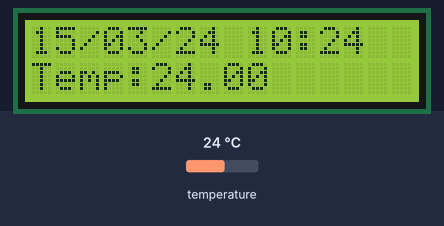
The sketch below on a simulated Arduino Uno, built with avr-gcc and run on an emulated ATmega328P. Parts: 16×2 character LCD. The inputs (shaded band) are chosen by the test bench; at power-on: temperature 24 °C. The local clock reads 2024-03-15 10:24:30 at power-on unless the sketch sets it.

Above: at 1.2 s.
1.3 s: temperature set to 12 °C
At 3.3 s:
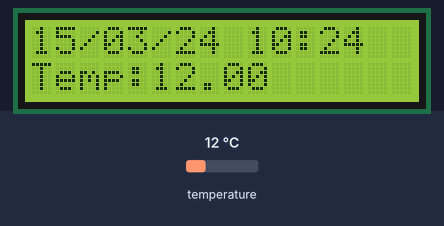
3.6 s: temperature set to 19 °C
At 5.4 s:
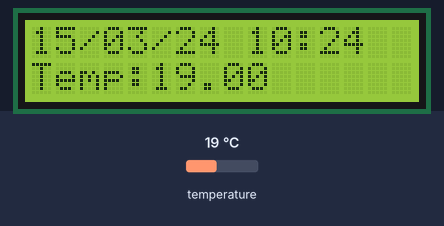
5.7 s: temperature set to 28 °C
At 6.7 s:
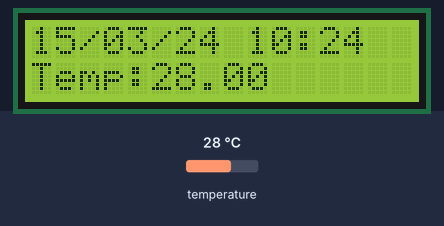
Timing chart, 0 to 8.7 s (numbered marks = the images above; inputs shaded):
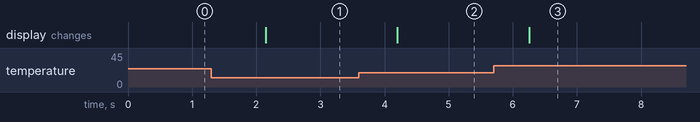

Measured:
- after the input at 1.3 s, the display: changes after 0.85 s (image 1)
- after the input at 3.6 s, the display: changes after 0.60 s (image 2)
- after the input at 5.7 s, the display: changes after 0.56 s (image 3)

The sketch:

lcdclock.ino
```cpp
#include <LiquidCrystal_I2C.h>
#include "DS3231.h"

RTClib rtc;
DS3231 clock;
LiquidCrystal_I2C lcd(0x27,16,2); //Initialize LCD for 16x2 at address 0x27

DateTime currentTime;
float temperature;
char str[16] = {'0'};

void setup() {
  lcd.init();
  lcd.backlight();
}

void loop() {

  currentTime = rtc.now();
  temperature = clock.getTemperature();
  lcd.setCursor(0,0);
  lcd.print(timestamp(currentTime));
  lcd.setCursor(0,1);
  lcd.print("Temp:");
  lcd.setCursor(5,1);
  lcd.print(temperature);
  delay(1000);

}

char* timestamp(DateTime time)
{
  char figures[] = "0123456789";
  int day = time.day();
  str[1] = figures[day%10]; day /= 10;  str[0] = figures[day%10];
  str[2] = '/';
  int mon = time.month();
  str[4] = figures[mon%10]; mon /= 10;  str[3] = figures[mon%10];
  str[5] = '/';
  int year = time.year();
  str[7] = figures[year%10]; year /= 10; str[6] = figures[year%10];
  str[8] = ' ';
  int hr = time.hour();
  str[10] = figures[hr%10]; hr /= 10; str[9] = figures[hr%10];
  str[11] = ':';
  int mm = time.minute();
  str[13] = figures[mm%10]; mm /= 10; str[12] = figures[mm%10];
  return str;
}
```
